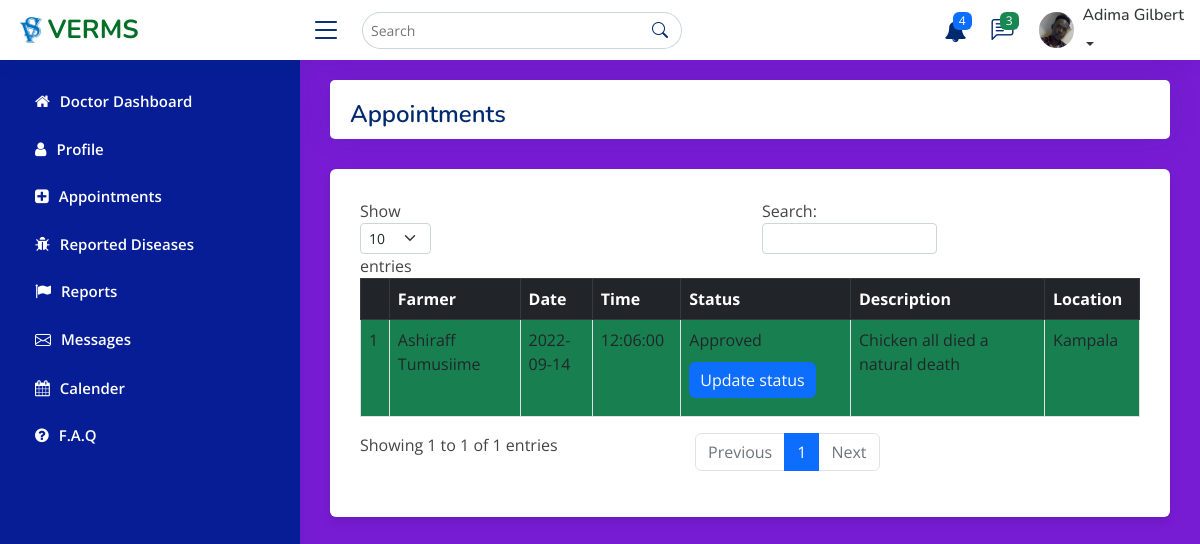
Screenshot of /doctor/pages-appointments.php (signed in) with the database file from the repository.
### tables this page shows
CREATE TABLE `appointment` (
  `user` int NOT NULL,
  `doctor` int NOT NULL,
  `id` int NOT NULL AUTO_INCREMENT,
  `payment` int DEFAULT NULL,
  `description` text,
  `location` varchar(255) DEFAULT NULL,
  `appointment` smallint NOT NULL DEFAULT '1',
  `_time` time DEFAULT NULL,
  `_date` date DEFAULT NULL,
  `date_added` date DEFAULT NULL,
  `status` smallint NOT NULL DEFAULT '0',
  PRIMARY KEY (`id`)
);

CREATE TABLE `user` (
  `user_Id` int NOT NULL AUTO_INCREMENT,
  `name` varchar(255) NOT NULL,
  `email` varchar(255) NOT NULL,
  `phone` varchar(13) NOT NULL,
  `user_type` varchar(50) NOT NULL,
  `description` text,
  `job` char(100) DEFAULT NULL,
  `country` char(100) DEFAULT NULL,
  `company` char(100) DEFAULT NULL,
  `address` char(200) DEFAULT NULL,
  `password` char(64) NOT NULL DEFAULT '03ac674216f3e15c761ee1a5e255f067953623c8b388b4459e13f978d7c846f4',
  PRIMARY KEY (`user_Id`)
);

### doctor/pages-appointments.php (the view, shortened to what this page needs)
<?php
include_once "../header_doctor.php";
?>
  <main id="main" class="main">
<div class="col-12">
              <div class="card">
                <div class="pagetitle">
                <h1>Appointments</h1>
                </div>
              </div>
              <div class="container">
        <div class="row">
            <div class="col-12">
                <div class="data_table">
                    <table id="datatable" class="table table-striped table-bordered">
                    <thead class="table-dark">
                        <tr>
                            <th></th>
                                <th>Farmer</th>
                                <th>Date</th>
                                <th>Time</th>
                                <th>Status</th>
                                <th>Description</th>
                            <th>Location</th>
                            </tr>
                        </thead>
                        <tbody>
                  <?php
                  $data = mysqli_query($conn, "select name, appointment.status, appointment.id, _time, _date, appointment.date_added, appointment.description, location from appointment left join payments on payments.appointment = appointment.id left join user on user.user_Id = appointment.user where appointment.doctor = '" . $_SESSION['user_Id'] . "' and payments.status = 1") or die(mysqli_error($conn));
                  $no = 1;
                  while ($rows = mysqli_fetch_array($data)) {
                  ?>
                      <tr class="<?=$rows['status'] == 1 ? 'bg-success text-white' : 'bg-danger text-white'?>">
                          <td><?=$no++?></td>
                          <td><?=$rows['name']?></td>
                          <Td><?=$rows['_date']?></Td>
                          <Td><?=$rows['_time']?></Td>
                          <td ><?php
                              if ($rows['status'] == 0) {
                                  ?>
                                  <button class="btn btn-primary" onclick="approveAppoinment('<?=$rows['id']?>', '<?=$rows['name']?>')">Approve</button>
                                      <?php
                              }else
                              {
                                  ?>
                                  <?=$rows['status'] == 1 ? 'Approved' : 'Rejected'?>
                                  <button class="btn btn-primary" onclick="approveAppoinment('<?=$rows['id']?>', '<?=$rows['name']?>')">Update status</button>
                              <?php
                              }
                              ?>
                          </td>
                          <td><?=$rows['description']?></td>
                          <td><?=$rows['location']?></td>
                      </tr>
                            <?php
                          }
                           ?>
                        </tbody>
                    </table>
                </div>
            </div>
        </div>
  </main>
</body>
</html>

### doctor/assets/css/main.css (style rules this page uses)
:root { scroll-behavior: smooth; }
body { font-family: "Open Sans", sans-serif; background: #771cd3; color: #444444; }
h1, h2, h3, h4, h5, h6 { font-family: "Nunito", sans-serif; }
#main { margin-top: 60px; padding: 20px 30px; transition: all 0.3s; }
.pagetitle { margin-top: 20px; margin-bottom: 10px; margin-left: 20px; }
.pagetitle h1 { font-size: 24px; margin-bottom: 0; font-weight: 600; color: #012970; }
.card { margin-bottom: 30px; border: none; border-radius: 5px; box-shadow: 0px 0 30px rgba(1, 41, 112, 0.1); }
@media (min-width: 1200px) { #main, #footer { margin-left: 300px; } }
.data_table .btn { padding: 5px 10px; margin: 10px 3px 10px 0; }
.container { position: relative; max-width: 100%; width: 100%; border-radius: 6px; padding: 30px; background-color: #fff; box-shadow: 0 5px 10px rgba(0, 0, 0, 0.1); }

### rows the page displays
appointment: user.name "Ashiraff Tumusiime", _date "2022-09-14", _time "12:06:00", status "Approved", description "Chicken all died a natural death", location "Kampala"

### other values shown
$_SESSION['names'] "Adima Gilbert"
